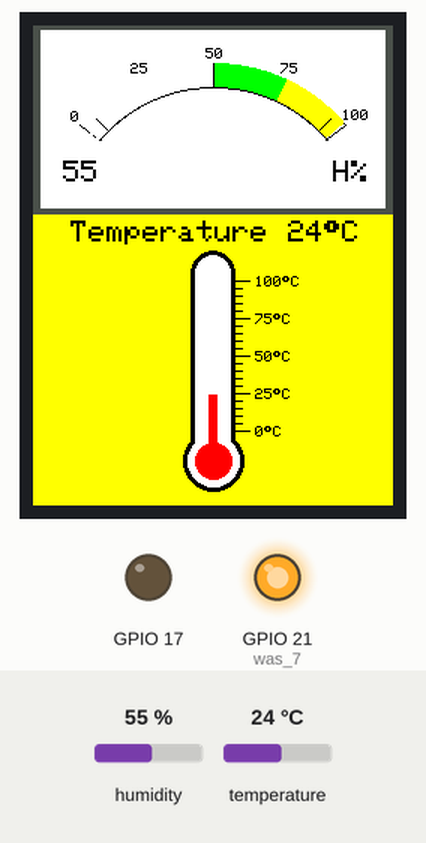
Simulated run of this sketch. Board: ESP32. Parts: 240×320 colour display, output pins drawn as LEDs (lit = HIGH). Inputs (shaded band) come from the test bench; at power-on: temperature 24 °C, humidity 55 %. Pins used as bus, display or sensor lines are not drawn; what the sketch prints to the serial monitor is not drawn.

Above: at 2.6 s.
2.7 s: temperature set to 12 °C
At 7.2 s:
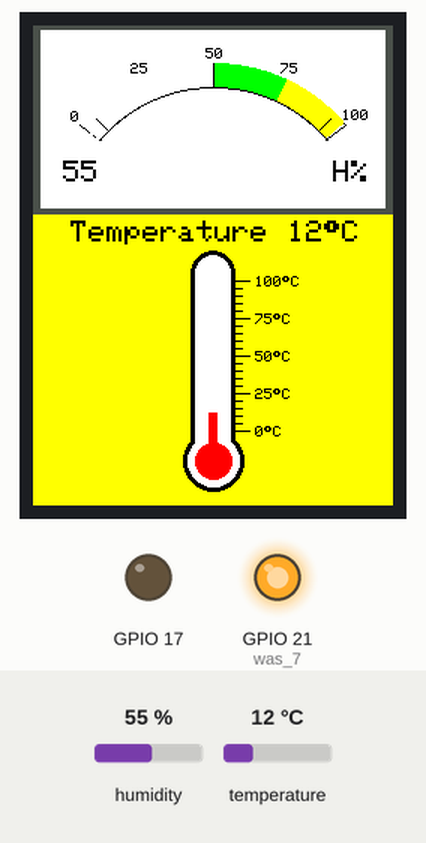
8.0 s: humidity set to 22 %
At 11.4 s:
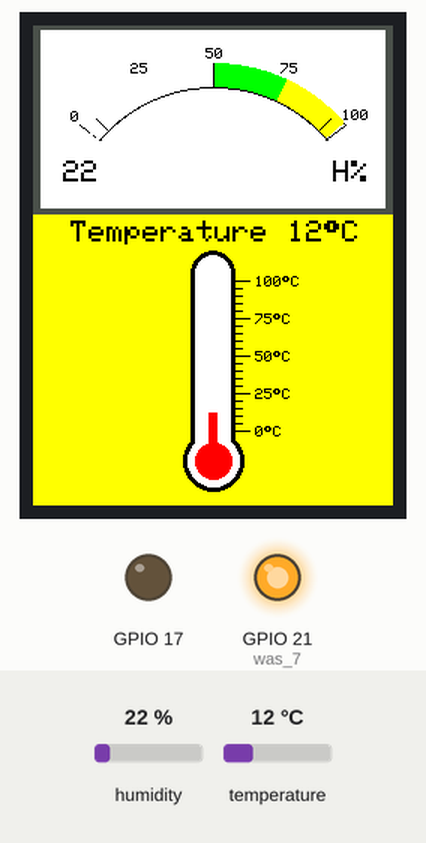
13.3 s: temperature set to 19 °C
18.6 s: humidity set to 40 %
At 22.9 s:
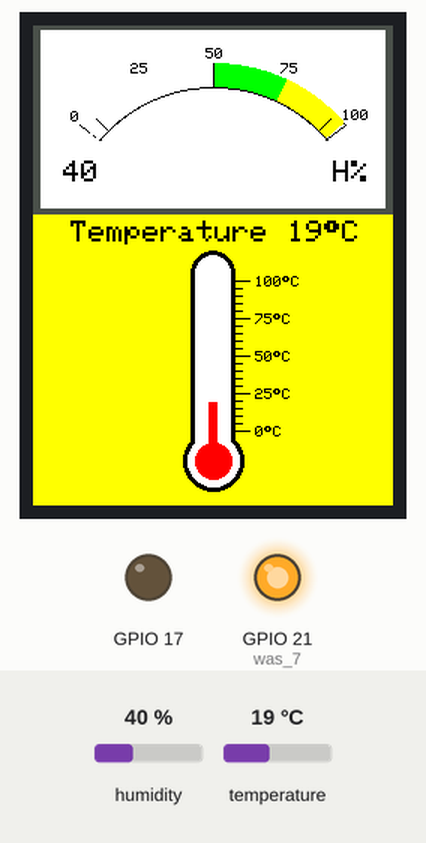
Timing chart, 0 to 24.4 s (numbered marks = the images above; inputs shaded):
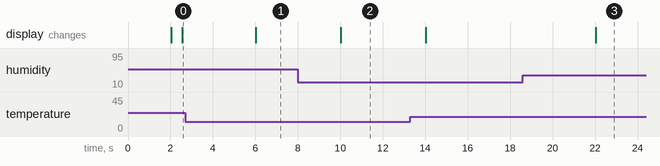

Measured:
- after the input at 2.7 s, the display: changes after 3.3 s (image 1)
- after the input at 8.0 s, the display: changes after 2.0 s (image 2)
- after the input at 18.6 s, the display: changes after 3.4 s (image 3)

The sketch:

ESP32-CYD-DHT11.ino
```cpp
/*
 This program uses the DHT11 Temperature and Humidity Sensor, whos values are displayed
 on A ILI9341 TFT screen, via the ESP32. The analogue meter(Humidity) was originally designed by Bodmer,
 I believe, and can be found in the TFT_eSPI example folder. I have re-codeed the meter using
 the Arduino_GFX_Library, and the Temperature meter was designed by me, and also uses the
 Arduino_GFX_Library. Feel free to use and alter the code as needed!!
 */

#include "SPI.h"
#include <Arduino_GFX_Library.h>

#include "DHT.h"
#define DHTPIN 22    // Digital pin connected to the DHT sensor
#define DHTTYPE DHT11   // DHT 11

// Define the pins for the display based on your configuration
#define TFT_DC    2
#define TFT_CS    15
#define TFT_SCK   14
#define TFT_RST   -1     // Assuming no reset pin, set to -1 if not used
#define TFT_MOSI  13
#define TFT_MISO  12
#define TFT_BL    21     // Backlight pin

//Define Chip Select Pins, and Rotation
#define TS_CS 21  //7
#define SD_CS 5
#define ROTATION 0
uint32_t setUPTime = 0;       // time for next update

int my_Ntemp = 0;
int my_Otemp = 0;
int oBlock_H = 50;
int mH = 0, mH2 = 0;

// Assign human-readable names to some common 16-bit color values:
#define BLACK   0x0000
#define BLUE    0x001F
#define RED     0xF800
#define GREEN   0x07E0
#define CYAN    0x07FF
#define MAGENTA 0xF81F
#define YELLOW  0xFFE0
#define WHITE   0xFFFF
#define DARK_GREY 0x4A89
#define MEDIUM_GREY 0x8492
#define LIGHT_GREY 0xD6BA
#define LIGHT_GREEN 0x970E

DHT dht(DHTPIN, DHTTYPE);

int redNeedle = 220, greyNeedle = 220,checkNeedle = 220;//Values set to 220,which equal 0 on meter.

Arduino_ESP32SPI bus = Arduino_ESP32SPI(TFT_DC, TFT_CS, TFT_SCK, TFT_MOSI, TFT_MISO);
Arduino_ILI9341 tft = Arduino_ILI9341(&bus, TFT_RST);

void setup() {
  Serial.begin(115200);
//*****Deselect all SPI Devices*****
  pinMode(TFT_CS, OUTPUT);
  digitalWrite(TFT_CS, HIGH);
  pinMode(21, OUTPUT);  //was 7
  digitalWrite(21, HIGH);  //was 7
  pinMode(SD_CS, OUTPUT);
  digitalWrite(SD_CS, HIGH);

  //2 Lines below can be ignored, they're part of a bigger project
  pinMode(17, OUTPUT);
  digitalWrite(17, LOW);

  //tft.setRotation(uint8_t 1);
  tft.begin();
  tft.setRotation(ROTATION);

  dht.begin();
  myHumiditySetup();
  myTemperatureSetup();

  setUPTime = millis(); // Next update time
  Serial.print("Setup Time:     ");Serial.println(setUPTime);
}

//*********************************Loop Function Code**********************************
unsigned long lastFrame = millis();
void loop() {
  while((millis() - lastFrame) < 2000);
    lastFrame = millis();
    Serial.print("Loop lastFrame Time(millis()):     "); Serial.println(lastFrame);

  float h = dht.readHumidity();
  // Read temperature as Celsius (the default)
  float t = dht.readTemperature();
  // Read temperature as Fahrenheit (isFahrenheit = true)
  float f = dht.readTemperature(true);

  Serial.print("Temperature(Celsius and Fahrenheit):     ");Serial.print((int) t);Serial.print("   "); Serial.println((int) f);

  // Check if any reads failed and exit early (to try again).
  if (isnan(h) || isnan(t) || isnan(f)) {
    Serial.println(F("Failed to read from DHT sensor!"));
    return;
    }
  mH2 = mH;
  mH = (int) h;

  tft.setTextSize(2);
  tft.setTextColor(WHITE);
  tft.setCursor(20, 90);
  tft.print(mH2);

  tft.setTextSize(2);
  tft.setTextColor(BLACK);
  tft.setCursor(20, 90);
  tft.print(mH);

  temp_Update((int)t);

  myMeter(mH + 220);
}

//*****************************Temperature Setup Function Code***************************
void myTemperatureSetup(){

  //**********Title Bar with Temperature Code********
  tft.setTextSize(2);
  tft.setTextColor(BLACK);
  tft.setCursor(25, 130);
  tft.print("Temperature ");
  tft.setCursor(170, 130);
  tft.print(my_Ntemp);
  tft.print((char)247);
  tft.print("C");

  //*********Temperature Gauge Code*********
  tft.fillRoundRect(tft.width()-135, tft.height()-170, 30, 150,20, BLACK);
  tft.fillRoundRect(tft.width()-132, tft.height()-167, 24, 150,20, WHITE);
  tft.fillCircle(tft.width()-120, tft.height()-30, 20, BLACK);
  tft.fillCircle(tft.width()-120, tft.height()-30, 17, WHITE);
  tft.fillRect(tft.width()-132, tft.height()-50, 24, 30,WHITE);
  tft.fillCircle(tft.width()-120, tft.height()-30, 12, RED);
  tft.fillRect(tft.width()-123, tft.height()-50, 6, 20,RED);

  //*********Temperature Gauge Lines Code**********
  int Line_Height = 270;
  for(int a = 0; a < 5; a++ ){
  tft.drawFastHLine(tft.width()-105,Line_Height,10,BLACK);
  Line_Height = Line_Height - 25;
  }

  int sLine_Height = 270;
  for(int b = 0; b < 20; b++ ){
  tft.drawFastHLine(tft.width()-105,sLine_Height,5,BLACK);
  sLine_Height = sLine_Height - 5;
  }

  //**********Temperature Gauge Numbers Code**********
  tft.setTextSize(1);
  tft.setTextColor(BLACK);

  int number_Height = 267;  //was 147
  int gNum = 0;
  for(int c = 0; c < 5; c++ ){
    tft.setCursor(tft.width()-92, number_Height); //was 225
    tft.print(gNum);
    tft.print((char)247);
    tft.print("C");
  number_Height = number_Height - 25;
  gNum = gNum + 25;
  }
}

//***********************Dial Gauge(Humidity) Setup Function Code************************

void myHumiditySetup(){
    tft.fillScreen(YELLOW);

    tft.fillRect(0, 0, 240, 126, DARK_GREY);
    tft.fillRect(5, 3, 230, 119, WHITE);

    tft.setTextSize(2);
    tft.setTextColor(BLACK);
    tft.setCursor(200, 90);
    tft.print("H%");
    tft.setCursor(20, 90);
    tft.print(mH);

    tft.drawArc(120, 140, 115, 99, 220, 320, BLACK);
    tft.fillArc(120, 140, 115, 100, 295, 319, YELLOW);
    tft.fillArc(120, 140, 115, 100, 270, 295, GREEN);
    tft.fillArc(120, 140, 115, 100, 220, 270, WHITE);

    tft.setTextSize(1);
    tft.setTextColor(BLACK);
    tft.setCursor(25, 57);
    tft.print("0");
    tft.setCursor(206, 56);
    tft.print("100");
    tft.setCursor(65, 25);
    tft.print("25");
    tft.setCursor(165, 25);
    tft.print("75");
    tft.setCursor(115, 15);
    tft.print("50");

    for (int a = 220; a < 320; a = a + 25){
      tft.fillArc(120, 140, 115, 100, a, a, BLACK);
    }

    for (int b = 225; b <= 315; b = b + 5){
      tft.fillArc(120, 140, 110, 100, b, b, BLACK);
    }
}

//***************************Dial Gauge Pointer Update Code***************************

void myMeter(int hNeedle){
//int redNeedle = 220, greyNeedle = 220,checkNeedle = 220, hNeedle = 220;
  checkNeedle = redNeedle;
  if(hNeedle > redNeedle){
    redNeedle = hNeedle;
    for(int uRN = checkNeedle; uRN <= redNeedle; uRN++){
      tft.fillArc(120, 140, 95, 20, uRN - 1, uRN - 1, WHITE);
      tft.fillArc(120, 140, 95, 20, uRN, uRN, RED);
      tft.fillRect(95, 122, 48, 4, DARK_GREY);
      tft.fillRect(99, 126, 42, 3, YELLOW);
      delay(10);
   }
 }else if(hNeedle < redNeedle){
    redNeedle = hNeedle;
    for(int dRN = checkNeedle; dRN >= redNeedle; dRN--){
      tft.fillArc(120, 140, 95, 20, dRN + 1, dRN + 1, WHITE);
      tft.fillArc(120, 140, 95, 20, dRN, dRN, RED);
      tft.fillRect(95, 122, 48, 4, DARK_GREY);
      tft.fillRect(99, 126, 42, 3, YELLOW);
      delay(10);
   }
 }else{};

}

// ***************************Temperature Update Function Start***********************

//int oBlock_H = 50;
void temp_Update(int my_Ntemp){

  int nBlock_H;

  if(my_Ntemp != my_Otemp){
    tft.setTextSize(2);
    tft.setTextColor(YELLOW);
    tft.setCursor(170, 130);
    tft.print(my_Otemp);
    tft.print((char)247);
    tft.print("C");

    my_Otemp = my_Ntemp;
    tft.setTextSize(2);
    tft.setTextColor(BLACK);
    tft.setCursor(170, 130);
    tft.print(my_Ntemp);
    tft.print((char)247);
    tft.print("C");

    nBlock_H = map(my_Ntemp, 0, 100, 50, 150);
    Serial.print("nBlock: ");Serial.print(nBlock_H);Serial.print("     my_Ntemp: ");Serial.println(my_Ntemp);

    tft.fillRect(tft.width()-123, tft.height()- oBlock_H, 6, oBlock_H - 50,WHITE);
    tft.fillRect(tft.width()-123, tft.height()- nBlock_H, 6, nBlock_H - 50,RED);
    oBlock_H = nBlock_H;

    //To be commented out, or deleted
    Serial.print("Height: ");
    Serial.print(nBlock_H);
    Serial.print("  Temperature: ");
    Serial.print(my_Ntemp);
  }

}
```
